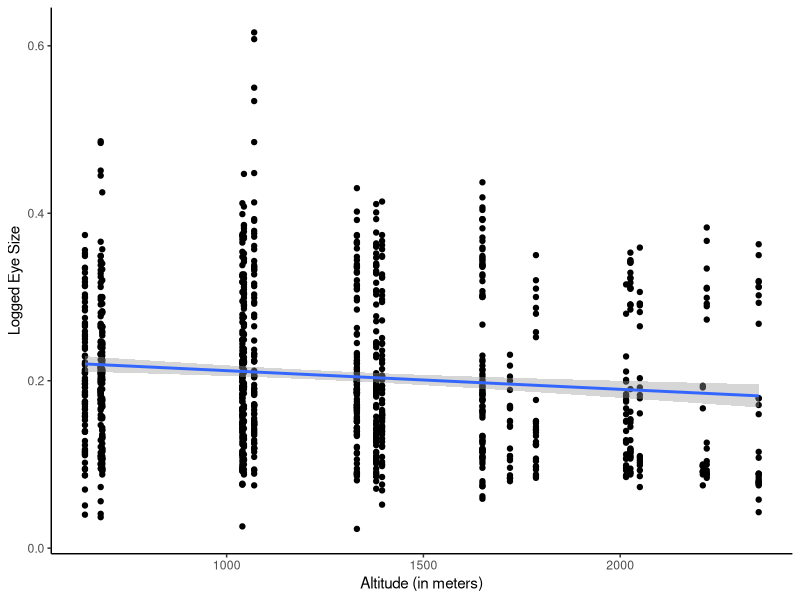
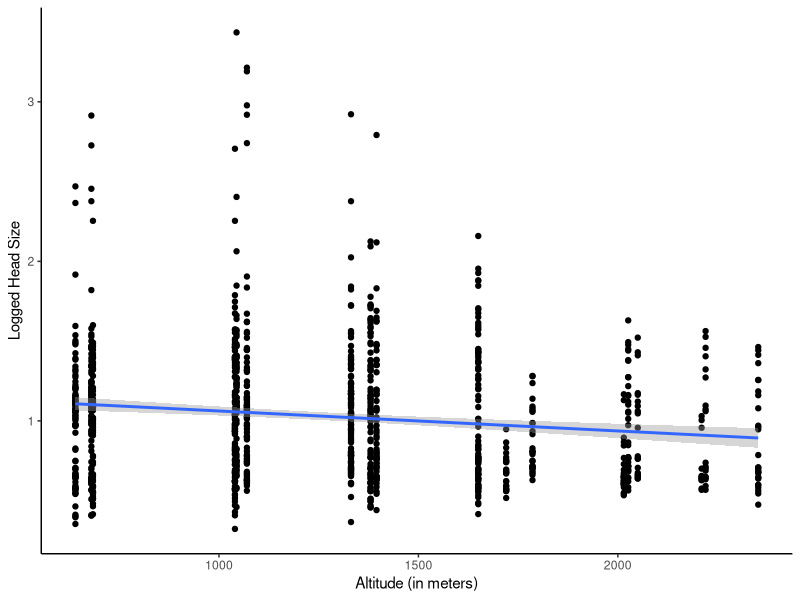
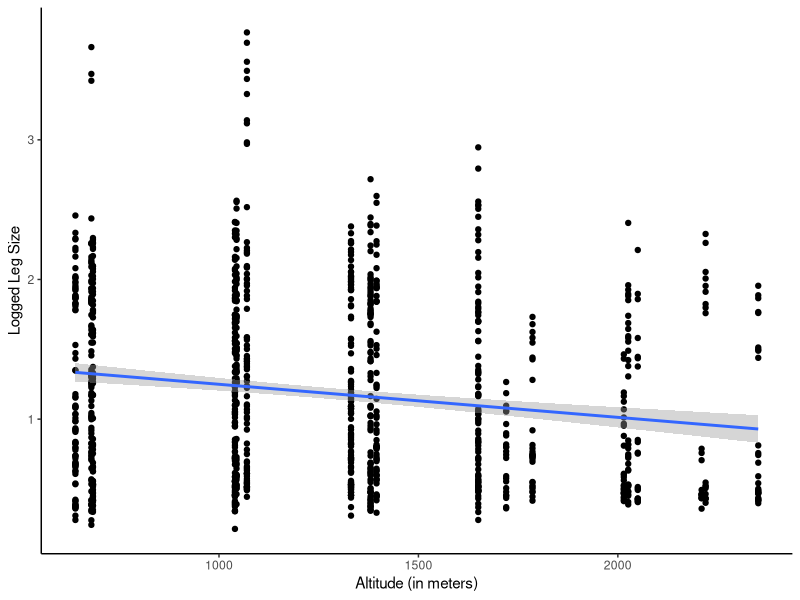
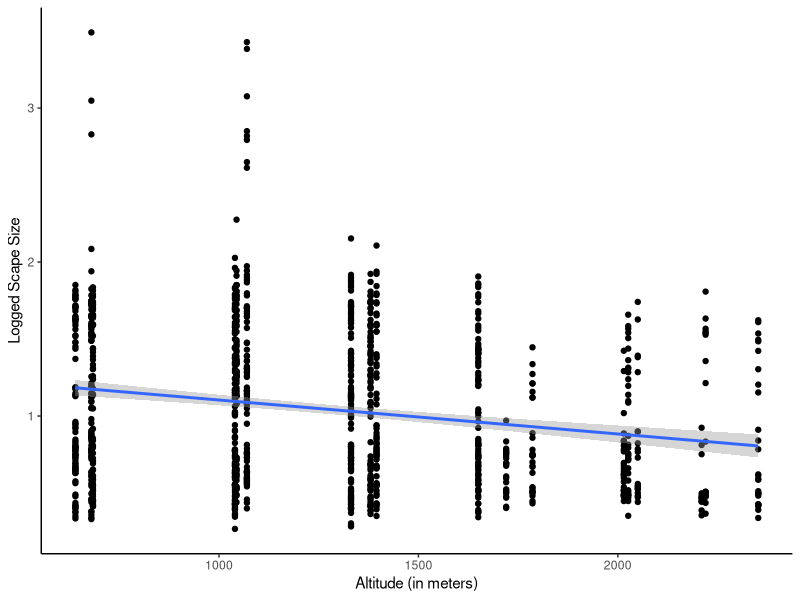

Write the R code that produced these figures, in order.
## ---- chunk 1
#| output: false

# Install and Load Packages

#Downloading all desired packages into local device
install.packages ("tidyverse", repos = "https://cran.rstudio.com") #This package allows for simplified and more intuitive syntax in R 
install.packages ("rstatix", repos = "https://cran.rstudio.com") #This package allows for a variety of tests for statistical significance with the use of its integrated functions
install.packages ("ggplot2", repos = "https://cran.rstudio.com") #This package allows for the 

#Loading all libraries into current R notebook
library (tidyverse)
library (rstatix)
library (ggplot2)
## ---- chunk 2
#| output: false

# Import Data + Create Dataframes

Ant = read.csv("Ant_traits_in_central_Spain.csv", header = TRUE) #Importing data set into R from local device for Hypothesis 1 

head_mean = mean(Ant$head) #Create data frame for the mean size of ant head
print(head_mean) #Output the value in 'head_mean', the mean size of the head

leg_mean = mean(Ant$leg) #Create data frame for the mean size of ant leg
print(leg_mean) #Output the value in 'leg_mean', the mean size of the leg

scape_mean = mean(Ant$scape) #Create data frame for the mean size of ant scape
print(scape_mean) #Output the value in 'scape_mean', the mean size of the scape

eye_mean = mean(Ant$scape) #Create data frame for the mean size of ant eye
print(eye_mean) #Output the value in 'eye_mean', the mean size of the eye
## ---- chunk 3
#| echo: true
#| output: false

mod_eye = lm(eye ~ altitude, data = Ant) #Creation of a linear model calculations for head measurements in relation to altitude
summary(mod_eye) #Displaying the results of the linear model calculation 
## ---- chunk 4
#| echo: false
#| output: true

mod_eye = lm(eye ~ altitude, data = Ant) #Creation of a linear model calculations for head measurements in relation to altitude
summary(mod_eye) #Displaying the results of the linear model calculation 
## ---- chunk 5
#| echo: true
#| output: false

mod_head = lm(head ~ altitude, data = Ant) #Creation of a linear model calculations for head measurements in relation to altitude
summary(mod_head) #Displaying the results of the linear model calculation 
## ---- chunk 6
#| echo: false
#| output: true

mod_head = lm(head ~ altitude, data = Ant) #Creation of a linear model calculations for head measurements in relation to altitude
summary(mod_head) #Displaying the results of the linear model calculation 
## ---- chunk 7
#| echo: true
#| output: false

mod_leg = lm(leg ~ altitude, data = Ant) #Creation of a linear model calculations for head measurements in relation to altitude
summary(mod_leg) #Displaying the results of the linear model calculation 
## ---- chunk 8
#| echo: false
#| output: true

mod_leg = lm(leg ~ altitude, data = Ant) #Creation of a linear model calculations for head measurements in relation to altitude
summary(mod_leg) #Displaying the results of the linear model calculation 
## ---- chunk 9
#| echo: true
#| output: false

mod_scape = lm(scape ~ altitude, data = Ant) #Creation of a linear model calculations for head measurements in relation to altitude
summary(mod_scape) #Displaying the results of the linear model calculation 
## ---- chunk 10
#| echo: false
#| output: true

mod_scape = lm(scape ~ altitude, data = Ant) #Creation of a linear model calculations for head measurements in relation to altitude
summary(mod_scape) #Displaying the results of the linear model calculation 
## ---- chunk 11
#| echo: true 
#| warning: false

# Linear regression figure for eye size 
ggplot(Ant,aes(x=altitude, y=eye)) + 
  geom_point() + 
  theme_classic() + #Change theme  for aesthetics 
  geom_smooth(method="lm") + 
  labs(x='Altitude (in meters)', y='Logged Eye Size')

# Linear regression figure for head size
ggplot(Ant,aes(x=altitude, y=head)) + 
  geom_point() + 
  theme_classic() + 
  geom_smooth(method="lm") + 
  labs(x='Altitude (in meters)', y='Logged Head Size')

# Linear regression figure for leg size
ggplot(Ant,aes(x=altitude, y=leg)) + 
  geom_point() + 
  theme_classic() + 
  geom_smooth(method="lm") + 
  labs(x='Altitude (in meters)', y='Logged Leg Size')

# Linear regression figure for scape size
ggplot(Ant,aes(x=altitude, y=scape)) + 
  geom_point() + 
  theme_classic() + 
  geom_smooth(method="lm") + 
  labs(x='Altitude (in meters)', y='Logged Scape Size')
